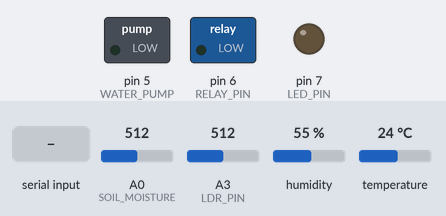
A sketch run on a simulated Arduino Uno, built with avr-gcc and run on an emulated ATmega328P. Shown: switched loads named in the sketch (green lamp = pin HIGH), output pins drawn as LEDs (lit = HIGH). The inputs (shaded band) are chosen by the test bench; at power-on: A3 (LDR_PIN) = 512, A0 (SOIL_MOISTURE) = 512, humidity 55 %, temperature 24 °C. What the sketch prints to the serial monitor is not drawn.

Above: at 1.2 s.
1.3 s: "FAN ON\n" received over Serial
At 2.0 s:
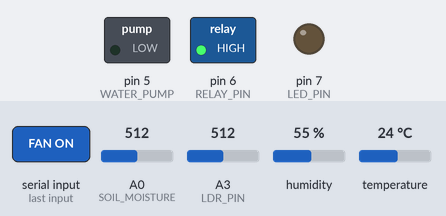
2.8 s: "LIGHT ON\n" received over Serial
At 3.2 s:
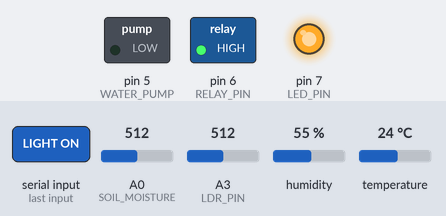
11.5 s: "PUMP ON\n" received over Serial
At 12.2 s:
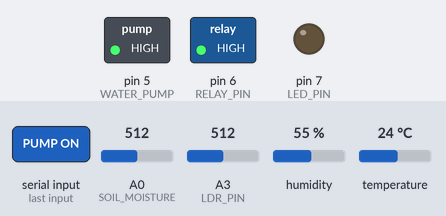
13.0 s: A3 (LDR_PIN) set to 266
21.2 s: A3 (LDR_PIN) set to 239
At 30.8 s:
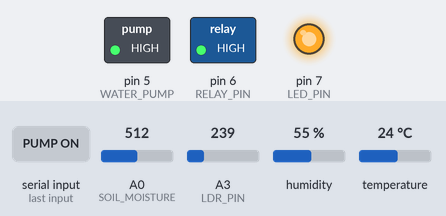
31.5 s: "FAN OFF\n" received over Serial
At 32.2 s:
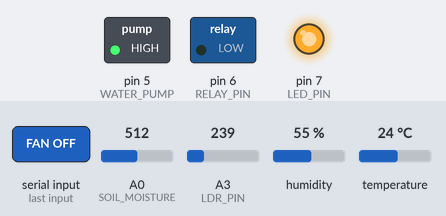
Timing chart, 0 to 34.0 s (numbered marks = the images above; inputs shaded):
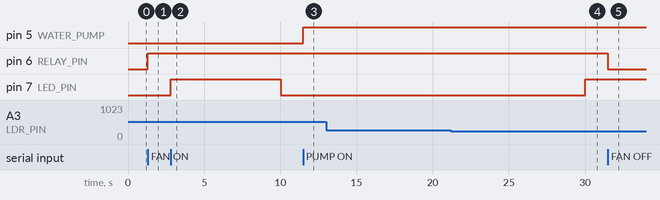

Measured:
- the behaviour switches between 251 and 250 on A3 (LDR_PIN) (found by bisection; images 3 and 4)
- after the input at 1.3 s, pin 6 (RELAY_PIN): LOW → HIGH at once
- after the input at 2.8 s, pin 7 (LED_PIN): LOW → HIGH at once, → LOW 7.2 s later
- after the input at 11.5 s, pin 5 (WATER_PUMP): LOW → HIGH at once
- after the input at 13.0 s, every drawn part: stays the same
- after the input at 21.2 s, pin 7 (LED_PIN): LOW → HIGH after 8.8 s
- after the input at 31.5 s, pin 6 (RELAY_PIN): HIGH → LOW at once

The sketch:

farm_kit.ino
```cpp
#include "plant_status.h"  // 센서 및 액추에이터 관련 기능 포함

void setup() {
    Serial.begin(115200);  // 시리얼 통신 속도 설정
    Serial.println("🌱 Farm Kit Initializing...");

    // 센서 및 액추에이터 초기화
    atmosphereTempHumSetup();
    lightControlSetup();
    waterPumpSetup();
    fanSetup();
}

unsigned long previousSensorTime = 0;
const unsigned long sensorInterval = 10000;  // 센서 데이터 출력 간격 10초

void loop() {
    unsigned long currentMillis = millis();

    // 센서 데이터 출력 (10초마다)
    if (currentMillis - previousSensorTime >= sensorInterval) {
        previousSensorTime = currentMillis;

        float temp = readTemperature();
        float hum = readHumidity();
        int lightVal = readLightValue();
        int soilMoisture = readSoilMoisture();

        String sensorJson = "{";
        sensorJson += "\"temp\":" + String(temp, 2) + ",";
        sensorJson += "\"hum\":" + String(hum, 2) + ",";
        sensorJson += "\"light\":" + String(lightVal) + ",";
        sensorJson += "\"soilMoisture\":" + String(soilMoisture);
        sensorJson += "}";

        Serial.println(sensorJson);
    }

    // 명령어 수신 및 처리
    if (Serial.available()) {
        String command = Serial.readStringUntil('\n');  // 명령어 읽기
        handleCommand(command);  // 명령어 처리
    }
}
```

plant_status.h
```cpp
#ifndef PLANT_STATUS_H
#define PLANT_STATUS_H

// ----- 온습도 센서 (DHT) -----
#include <DHT.h>
#define DHTPIN 8
#define DHTTYPE DHT11
DHT dht(DHTPIN, DHTTYPE);

void atmosphereTempHumSetup() {
  dht.begin();
}

float readTemperature() {
  float temp = dht.readTemperature();
  return isnan(temp) ? 0.0 : temp;
}

float readHumidity() {
  float hum = dht.readHumidity();
  return isnan(hum) ? 0.0 : hum;
}

// ----- 조도 및 LED 제어 -----
#define LDR_PIN A3
#define LED_PIN 7

void lightControlSetup() {
  pinMode(LED_PIN, OUTPUT);
  digitalWrite(LED_PIN, LOW); // 기본 상태: OFF
}

void setLight(bool state) {
  digitalWrite(LED_PIN, state ? HIGH : LOW);
}

int readLightValue() {
  int lightValue = analogRead(LDR_PIN);
  if (lightValue <= 250) {
      digitalWrite(LED_PIN, HIGH);
  } else {
      digitalWrite(LED_PIN, LOW);
  }
  return lightValue;
}

// ----- 팬 제어 -----
#define RELAY_PIN 6

void fanSetup() {
    pinMode(RELAY_PIN, OUTPUT);
    digitalWrite(RELAY_PIN, LOW);
}

void setFan(bool state) {
    digitalWrite(RELAY_PIN, state ? HIGH : LOW);
}

// ----- 펌프 및 토양 수분 센서 -----
#define SOIL_MOISTURE A0
#define WATER_PUMP 5
#define MOISTURE_THRESHOLD_LOW 300
#define MOISTURE_THRESHOLD_HIGH 700

void waterPumpSetup() {
    pinMode(WATER_PUMP, OUTPUT);
    digitalWrite(WATER_PUMP, LOW); // 기본 상태: OFF
}

void setPump(bool state) {
    digitalWrite(WATER_PUMP, state ? HIGH : LOW);
}

// ✅ **누락된 `readSoilMoisture()` 함수 추가**
int readSoilMoisture() {
    return analogRead(SOIL_MOISTURE);
}

String getPumpState() {
    int soilMoisture = readSoilMoisture();
    String pump_status;
    if (soilMoisture == 0) {
        pump_status = "error";
    } else if (soilMoisture < MOISTURE_THRESHOLD_LOW) {
        digitalWrite(WATER_PUMP, HIGH);
        pump_status = "ON";
    } else if (soilMoisture > MOISTURE_THRESHOLD_HIGH) {
        digitalWrite(WATER_PUMP, LOW);
        pump_status = "OFF";
    } else {
        pump_status = "NO_CHANGE";
    }
    return pump_status;
}

// ----- 명령어 처리 -----
void handleCommand(String command) {
    command.trim();  // 앞뒤 공백 제거

    if (command == "FAN ON") {
        setFan(true);
        Serial.println("{\"status\":\"FAN ON\"}");
    } else if (command == "FAN OFF") {
        setFan(false);
        Serial.println("{\"status\":\"FAN OFF\"}");
    } else if (command == "LIGHT ON") {
        setLight(true);
        Serial.println("{\"status\":\"LIGHT ON\"}");
    } else if (command == "LIGHT OFF") {
        setLight(false);
        Serial.println("{\"status\":\"LIGHT OFF\"}");
    } else if (command == "PUMP ON") {
        setPump(true);
        Serial.println("{\"status\":\"PUMP ON\"}");
    } else if (command == "PUMP OFF") {
        setPump(false);
        Serial.println("{\"status\":\"PUMP OFF\"}");
    } else {
        Serial.println("{\"error\":\"Unknown command\"}");
    }
}

#endif // PLANT_STATUS_H
```
